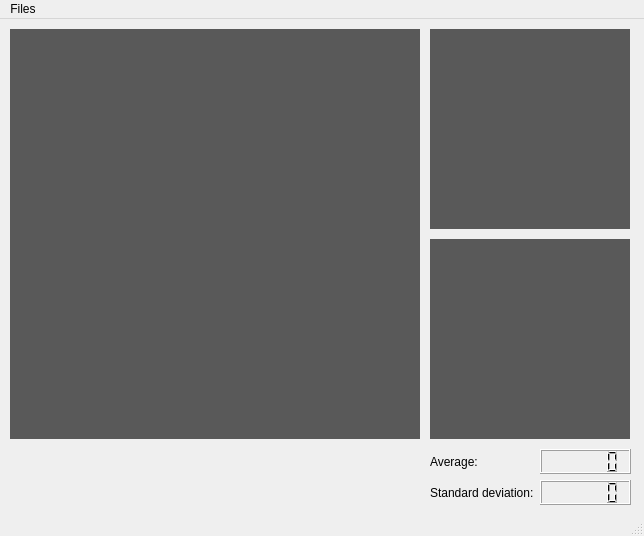
<?xml version="1.0" encoding="UTF-8"?>
<ui version="4.0">
 <class>dialogimagesubtracttool</class>
 <widget class="QMainWindow" name="dialogimagesubtracttool">
  <property name="geometry">
   <rect>
    <x>0</x>
    <y>0</y>
    <width>644</width>
    <height>536</height>
   </rect>
  </property>
  <property name="windowTitle">
   <string>Image Subtractor Tool</string>
  </property>
  <property name="windowIcon">
   <iconset resource="../../libsources/icon.qrc">
    <normaloff>:/icon/simpleProcessing.ico</normaloff>:/icon/simpleProcessing.ico</iconset>
  </property>
  <widget class="QWidget" name="centralwidget">
   <widget class="QLabel" name="label_result">
    <property name="geometry">
     <rect>
      <x>10</x>
      <y>10</y>
      <width>410</width>
      <height>410</height>
     </rect>
    </property>
    <property name="styleSheet">
     <string notr="true">background-color: rgb(89, 89, 89);</string>
    </property>
    <property name="text">
     <string/>
    </property>
    <property name="alignment">
     <set>Qt::AlignCenter</set>
    </property>
   </widget>
   <widget class="QLabel" name="label_origin">
    <property name="geometry">
     <rect>
      <x>430</x>
      <y>10</y>
      <width>200</width>
      <height>200</height>
     </rect>
    </property>
    <property name="styleSheet">
     <string notr="true">background-color: rgb(89, 89, 89);</string>
    </property>
    <property name="text">
     <string/>
    </property>
    <property name="alignment">
     <set>Qt::AlignCenter</set>
    </property>
   </widget>
   <widget class="QLabel" name="label_compare">
    <property name="geometry">
     <rect>
      <x>430</x>
      <y>220</y>
      <width>200</width>
      <height>200</height>
     </rect>
    </property>
    <property name="styleSheet">
     <string notr="true">background-color: rgb(89, 89, 89);</string>
    </property>
    <property name="text">
     <string/>
    </property>
    <property name="alignment">
     <set>Qt::AlignCenter</set>
    </property>
   </widget>
   <widget class="QWidget" name="layoutWidget">
    <property name="geometry">
     <rect>
      <x>430</x>
      <y>430</y>
      <width>201</width>
      <height>56</height>
     </rect>
    </property>
    <layout class="QHBoxLayout" name="horizontalLayout">
     <item>
      <layout class="QVBoxLayout" name="verticalLayout">
       <item>
        <widget class="QLabel" name="label_4">
         <property name="text">
          <string>Average: </string>
         </property>
        </widget>
       </item>
       <item>
        <widget class="QLabel" name="label_5">
         <property name="text">
          <string>Standard deviation:</string>
         </property>
        </widget>
       </item>
      </layout>
     </item>
     <item>
      <layout class="QVBoxLayout" name="verticalLayout_2">
       <item>
        <widget class="QLCDNumber" name="lcdNumber_avg">
         <property name="smallDecimalPoint">
          <bool>true</bool>
         </property>
         <property name="digitCount">
          <number>5</number>
         </property>
        </widget>
       </item>
       <item>
        <widget class="QLCDNumber" name="lcdnumber_SD">
         <property name="smallDecimalPoint">
          <bool>true</bool>
         </property>
         <property name="digitCount">
          <number>5</number>
         </property>
        </widget>
       </item>
      </layout>
     </item>
    </layout>
   </widget>
  </widget>
  <widget class="QMenuBar" name="menubar">
   <property name="geometry">
    <rect>
     <x>0</x>
     <y>0</y>
     <width>644</width>
     <height>21</height>
    </rect>
   </property>
   <widget class="QMenu" name="menuFiles">
    <property name="title">
     <string>Files</string>
    </property>
    <addaction name="actionOpen_Image"/>
    <addaction name="actionImport_image_from_SimpleProcessing"/>
    <addaction name="actionSave_Image"/>
    <addaction name="actionExit"/>
   </widget>
   <addaction name="menuFiles"/>
  </widget>
  <widget class="QStatusBar" name="statusbar"/>
  <action name="actionOpen_Image">
   <property name="text">
    <string>Open image</string>
   </property>
   <property name="shortcut">
    <string>Ctrl+O</string>
   </property>
  </action>
  <action name="actionExit">
   <property name="text">
    <string>Exit</string>
   </property>
   <property name="shortcut">
    <string>Esc</string>
   </property>
  </action>
  <action name="actionSave_Image">
   <property name="text">
    <string>Save image</string>
   </property>
   <property name="shortcut">
    <string>Ctrl+S</string>
   </property>
  </action>
  <action name="actionImport_image_from_SimpleProcessing">
   <property name="enabled">
    <bool>false</bool>
   </property>
   <property name="text">
    <string>Import image from SimpleProcessing</string>
   </property>
  </action>
 </widget>
 <resources>
  <include location="../../libsources/icon.qrc"/>
 </resources>
 <connections>
  <connection>
   <sender>actionExit</sender>
   <signal>triggered()</signal>
   <receiver>dialogimagesubtracttool</receiver>
   <slot>close()</slot>
   <hints>
    <hint type="sourcelabel">
     <x>-1</x>
     <y>-1</y>
    </hint>
    <hint type="destinationlabel">
     <x>399</x>
     <y>299</y>
    </hint>
   </hints>
  </connection>
 </connections>
</ui>
